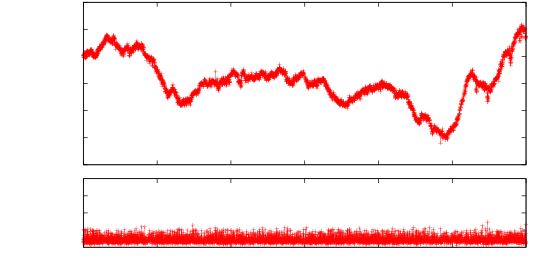

The script that drew this image:
clear
reset
file = "laserstabilitaet_c_freilaufend"
datafile = sprintf('../dat/%s.dat',file)

starttime = 436512653

set term push
set term epslatex color 10 size 14cm, 7cm
set out sprintf('%s.tex',file)
set multiplot



#set fit errorvariables
#set dummy f
#f(x)=a*x+b
#b=14
#a=0.02
#fit f(x) datafile using 1:2:3 via a,b
#set label 1 sprintf('$\chi^2_{\mathrm{red}} = %.4f$',FIT_WSSR/FIT_NDF) at graph 0.90, 0.90


set origin 0, 0.4
set size 1, 0.6
set bmargin 0
set tmargin 0.2
set lmargin 10
unset key
unset xlabel
set format x ""
#set xlabel 'Zeit [min]'
set ylabel 'relative Frequenz [MHz]' 0,1
set samples 100000
set xrange [0:120]
plot datafile using (($1-starttime)/60000):4 with linespoints pt 1 lt 1 lc 1


set origin 0, 0.0
set size 1, 0.4
set tmargin 1
set bmargin 2
set format x "%g"
unset key
set xlabel 'Zeit [min]' 0,0.5
set ylabel 'Jitter [MHz]' 1,0
set ytic 0.5,0.5,1.5
set samples 100000
set xrange [0:120]
set yrange [0:2]
plot datafile using (($1-starttime)/60000):2 with linespoints pt 1 lt 1 lc 1

unset multiplot
unset out
